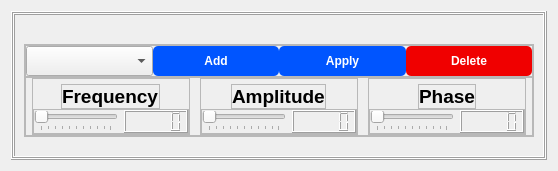
      <widget class="QWidget" name="tab_2">
       <attribute name="title">
        <string>Composer</string>
       </attribute>
       <layout class="QHBoxLayout" name="horizontalLayout_11">
        <item>
         <widget class="QFrame" name="tab1_2">
          <property name="maximumSize">
           <size>
            <width>16777215</width>
            <height>16777215</height>
           </size>
          </property>
          <property name="frameShape">
           <enum>QFrame::Box</enum>
          </property>
          <property name="frameShadow">
           <enum>QFrame::Raised</enum>
          </property>
          <property name="lineWidth">
           <number>1</number>
          </property>
          <layout class="QHBoxLayout" name="horizontalLayout_8" stretch="0">
           <property name="spacing">
            <number>0</number>
           </property>
           <property name="leftMargin">
            <number>0</number>
           </property>
           <property name="topMargin">
            <number>0</number>
           </property>
           <property name="rightMargin">
            <number>0</number>
           </property>
           <property name="bottomMargin">
            <number>0</number>
           </property>
           <item>
            <widget class="QFrame" name="frame_21">
             <property name="frameShape">
              <enum>QFrame::Box</enum>
             </property>
             <property name="frameShadow">
              <enum>QFrame::Raised</enum>
             </property>
             <layout class="QVBoxLayout" name="verticalLayout_16">
              <property name="spacing">
               <number>10</number>
              </property>
              <item>
               <widget class="PlotWidget" name="sinusoidal_main_plot_widget_2" native="true">
                <property name="sizePolicy">
                 <sizepolicy hsizetype="Expanding" vsizetype="Expanding">
                  <horstretch>0</horstretch>
                  <verstretch>0</verstretch>
                 </sizepolicy>
                </property>
                <property name="minimumSize">
                 <size>
                  <width>0</width>
                  <height>0</height>
                 </size>
                </property>
                <property name="maximumSize">
                 <size>
                  <width>16777215</width>
                  <height>16777215</height>
                 </size>
                </property>
                <property name="autoFillBackground">
                 <bool>false</bool>
                </property>
                <property name="styleSheet">
                 <string notr="true">background-color: rgb(0, 0, 0);
margin: 3px;
</string>
                </property>
               </widget>
              </item>
              <item>
               <widget class="PlotWidget" name="sinusoidal_main_plot_widget" native="true">
                <property name="sizePolicy">
                 <sizepolicy hsizetype="Expanding" vsizetype="Expanding">
                  <horstretch>0</horstretch>
                  <verstretch>0</verstretch>
                 </sizepolicy>
                </property>
                <property name="minimumSize">
                 <size>
                  <width>0</width>
                  <height>0</height>
                 </size>
                </property>
                <property name="maximumSize">
                 <size>
                  <width>16777215</width>
                  <height>16777215</height>
                 </size>
                </property>
                <property name="autoFillBackground">
                 <bool>false</bool>
                </property>
                <property name="styleSheet">
                 <string notr="true">background-color: rgb(0, 0, 0);
margin: 3px;
</string>
                </property>
               </widget>
              </item>
              <item>
               <widget class="QFrame" name="frame">
                <property name="sizePolicy">
                 <sizepolicy hsizetype="Expanding" vsizetype="Expanding">
                  <horstretch>0</horstretch>
                  <verstretch>0</verstretch>
                 </sizepolicy>
                </property>
                <property name="maximumSize">
                 <size>
                  <width>16777215</width>
                  <height>120</height>
                 </size>
                </property>
                <property name="frameShape">
                 <enum>QFrame::StyledPanel</enum>
                </property>
                <property name="frameShadow">
                 <enum>QFrame::Raised</enum>
                </property>
                <layout class="QVBoxLayout" name="verticalLayout_3">
                 <property name="spacing">
                  <number>0</number>
                 </property>
                 <property name="leftMargin">
                  <number>0</number>
                 </property>
                 <property name="topMargin">
                  <number>0</number>
                 </property>
                 <property name="rightMargin">
                  <number>0</number>
                 </property>
                 <property name="bottomMargin">
                  <number>0</number>
                 </property>
                 <item>
                  <widget class="QFrame" name="frame_4">
                   <property name="sizePolicy">
                    <sizepolicy hsizetype="Expanding" vsizetype="Expanding">
                     <horstretch>0</horstretch>
                     <verstretch>0</verstretch>
                    </sizepolicy>
                   </property>
                   <property name="maximumSize">
                    <size>
                     <width>16777215</width>
                     <height>50</height>
                    </size>
                   </property>
                   <property name="frameShape">
                    <enum>QFrame::StyledPanel</enum>
                   </property>
                   <property name="frameShadow">
                    <enum>QFrame::Raised</enum>
                   </property>
                   <layout class="QHBoxLayout" name="horizontalLayout">
                    <property name="spacing">
                     <number>0</number>
                    </property>
                    <property name="leftMargin">
                     <number>0</number>
                    </property>
                    <property name="topMargin">
                     <number>0</number>
                    </property>
                    <property name="rightMargin">
                     <number>0</number>
                    </property>
                    <property name="bottomMargin">
                     <number>0</number>
                    </property>
                    <item>
                     <widget class="QComboBox" name="sinusoidals_signals_menu">
                      <property name="sizePolicy">
                       <sizepolicy hsizetype="Expanding" vsizetype="Expanding">
                        <horstretch>0</horstretch>
                        <verstretch>0</verstretch>
                       </sizepolicy>
                      </property>
                      <property name="maximumSize">
                       <size>
                        <width>200</width>
                        <height>30</height>
                       </size>
                      </property>
                     </widget>
                    </item>
                    <item>
                     <widget class="QPushButton" name="add_sinusoidal_button">
                      <property name="sizePolicy">
                       <sizepolicy hsizetype="Expanding" vsizetype="Expanding">
                        <horstretch>0</horstretch>
                        <verstretch>0</verstretch>
                       </sizepolicy>
                      </property>
                      <property name="minimumSize">
                       <size>
                        <width>80</width>
                        <height>30</height>
                       </size>
                      </property>
                      <property name="maximumSize">
                       <size>
                        <width>200</width>
                        <height>35</height>
                       </size>
                      </property>
                      <property name="font">
                       <font>
                        <bold>true</bold>
                       </font>
                      </property>
                      <property name="styleSheet">
                       <string notr="true">

QPushButton {
    background-color: rgb(0, 85, 255);
color:rgb(255, 255, 255);
border-radius:5px;
}

QPushButton:hover {
    background-color: rgb(0, 50, 150);
}
</string>
                      </property>
                      <property name="text">
                       <string>Add</string>
                      </property>
                     </widget>
                    </item>
                    <item>
                     <widget class="QPushButton" name="apply_sinusoidal_button">
                      <property name="sizePolicy">
                       <sizepolicy hsizetype="Expanding" vsizetype="Expanding">
                        <horstretch>0</horstretch>
                        <verstretch>0</verstretch>
                       </sizepolicy>
                      </property>
                      <property name="minimumSize">
                       <size>
                        <width>80</width>
                        <height>30</height>
                       </size>
                      </property>
                      <property name="maximumSize">
                       <size>
                        <width>200</width>
                        <height>35</height>
                       </size>
                      </property>
                      <property name="font">
                       <font>
                        <bold>true</bold>
                       </font>
                      </property>
                      <property name="styleSheet">
                       <string notr="true">

QPushButton {
    background-color: rgb(0, 85, 255);
color:rgb(255, 255, 255);
border-radius:5px;
}

QPushButton:hover {
    background-color: rgb(0, 50, 150);
}
</string>
                      </property>
                      <property name="text">
                       <string>Apply</string>
                      </property>
                     </widget>
                    </item>
                    <item>
                     <widget class="QPushButton" name="delete_sinusoidal_button">
                      <property name="sizePolicy">
                       <sizepolicy hsizetype="Expanding" vsizetype="Expanding">
                        <horstretch>0</horstretch>
                        <verstretch>0</verstretch>
                       </sizepolicy>
                      </property>
                      <property name="minimumSize">
                       <size>
                        <width>80</width>
                        <height>30</height>
                       </size>
                      </property>
                      <property name="maximumSize">
                       <size>
                        <width>200</width>
                        <height>35</height>
                       </size>
                      </property>
                      <property name="font">
                       <font>
                        <bold>true</bold>
                       </font>
                      </property>
                      <property name="styleSheet">
                       <string notr="true">QPushButton {
    background-color: rgb(240, 0, 0);
color:rgb(255, 255, 255);
border-radius:5px;
}

QPushButton:hover {
    background-color: rgb(189, 0, 0);
}
</string>
                      </property>
                      <property name="text">
                       <string>Delete</string>
                      </property>
                     </widget>
                    </item>
                   </layout>
                  </widget>
                 </item>
                 <item>
                  <widget class="QFrame" name="frame_2">
                   <property name="frameShape">
                    <enum>QFrame::StyledPanel</enum>
                   </property>
                   <property name="frameShadow">
                    <enum>QFrame::Raised</enum>
                   </property>
                   <layout class="QHBoxLayout" name="horizontalLayout_5">
                    <property name="spacing">
                     <number>10</number>
                    </property>
                    <property name="leftMargin">
                     <number>6</number>
                    </property>
                    <property name="topMargin">
                     <number>0</number>
                    </property>
                    <property name="rightMargin">
                     <number>6</number>
                    </property>
                    <property name="bottomMargin">
                     <number>0</number>
                    </property>
                    <item>
                     <widget class="QFrame" name="frame_29">
                      <property name="frameShape">
                       <enum>QFrame::StyledPanel</enum>
                      </property>
                      <property name="frameShadow">
                       <enum>QFrame::Raised</enum>
                      </property>
                      <layout class="QVBoxLayout" name="verticalLayout_22">
                       <property name="spacing">
                        <number>0</number>
                       </property>
                       <property name="leftMargin">
                        <number>0</number>
                       </property>
                       <property name="topMargin">
                        <number>5</number>
                       </property>
                       <property name="rightMargin">
                        <number>0</number>
                       </property>
                       <property name="bottomMargin">
                        <number>0</number>
                       </property>
                       <item alignment="Qt::AlignHCenter|Qt::AlignVCenter">
                        <widget class="QFrame" name="frame_30">
                         <property name="frameShape">
                          <enum>QFrame::StyledPanel</enum>
                         </property>
                         <property name="frameShadow">
                          <enum>QFrame::Raised</enum>
                         </property>
                         <layout class="QVBoxLayout" name="verticalLayout_23">
                          <property name="spacing">
                           <number>0</number>
                          </property>
                          <property name="leftMargin">
                           <number>0</number>
                          </property>
                          <property name="topMargin">
                           <number>0</number>
                          </property>
                          <property name="rightMargin">
                           <number>0</number>
                          </property>
                          <property name="bottomMargin">
                           <number>0</number>
                          </property>
                          <item>
                           <widget class="QLabel" name="label_7">
                            <property name="font">
                             <font>
                              <pointsize>14</pointsize>
                              <bold>true</bold>
                             </font>
                            </property>
                            <property name="text">
                             <string>Frequency</string>
                            </property>
                           </widget>
                          </item>
                         </layout>
                        </widget>
                       </item>
                       <item>
                        <widget class="QFrame" name="frame_31">
                         <property name="frameShape">
                          <enum>QFrame::StyledPanel</enum>
                         </property>
                         <property name="frameShadow">
                          <enum>QFrame::Raised</enum>
                         </property>
                         <layout class="QHBoxLayout" name="horizontalLayout_12">
                          <property name="spacing">
                           <number>6</number>
                          </property>
                          <property name="leftMargin">
                           <number>0</number>
                          </property>
                          <property name="topMargin">
                           <number>0</number>
                          </property>
                          <property name="rightMargin">
                           <number>0</number>
                          </property>
                          <property name="bottomMargin">
                           <number>0</number>
                          </property>
                          <item>
                           <widget class="QSlider" name="sinusoidal_frequency_slider_3">
                            <property name="orientation">
                             <enum>Qt::Horizontal</enum>
                            </property>
                            <property name="tickPosition">
                             <enum>QSlider::TicksBelow</enum>
                            </property>
                           </widget>
                          </item>
                          <item>
                           <widget class="QLCDNumber" name="sinusoidal_frequency_LCD_3">
                            <property name="sizePolicy">
                             <sizepolicy hsizetype="Expanding" vsizetype="Expanding">
                              <horstretch>0</horstretch>
                              <verstretch>0</verstretch>
                             </sizepolicy>
                            </property>
                            <property name="maximumSize">
                             <size>
                              <width>75</width>
                              <height>35</height>
                             </size>
                            </property>
                            <property name="smallDecimalPoint">
                             <bool>false</bool>
                            </property>
                           </widget>
                          </item>
                         </layout>
                        </widget>
                       </item>
                      </layout>
                     </widget>
                    </item>
                    <item>
                     <widget class="QFrame" name="frame_24">
                      <property name="frameShape">
                       <enum>QFrame::StyledPanel</enum>
                      </property>
                      <property name="frameShadow">
                       <enum>QFrame::Raised</enum>
                      </property>
                      <layout class="QVBoxLayout" name="verticalLayout_19">
                       <property name="spacing">
                        <number>0</number>
                       </property>
                       <property name="leftMargin">
                        <number>0</number>
                       </property>
                       <property name="topMargin">
                        <number>5</number>
                       </property>
                       <property name="rightMargin">
                        <number>0</number>
                       </property>
                       <property name="bottomMargin">
                        <number>0</number>
                       </property>
                       <item alignment="Qt::AlignHCenter|Qt::AlignVCenter">
                        <widget class="QFrame" name="frame_27">
                         <property name="frameShape">
                          <enum>QFrame::StyledPanel</enum>
                         </property>
                         <property name="frameShadow">
                          <enum>QFrame::Raised</enum>
                         </property>
                         <layout class="QVBoxLayout" name="verticalLayout_21">
                          <property name="spacing">
                           <number>0</number>
                          </property>
                          <property name="leftMargin">
                           <number>0</number>
                          </property>
                          <property name="topMargin">
                           <number>0</number>
                          </property>
                          <property name="rightMargin">
                           <number>0</number>
                          </property>
                          <property name="bottomMargin">
                           <number>0</number>
                          </property>
                          <item>
                           <widget class="QLabel" name="label_6">
                            <property name="font">
                             <font>
                              <pointsize>14</pointsize>
                              <bold>true</bold>
                             </font>
                            </property>
                            <property name="text">
                             <string>Amplitude</string>
                            </property>
                           </widget>
                          </item>
                         </layout>
                        </widget>
                       </item>
                       <item>
                        <widget class="QFrame" name="frame_28">
                         <property name="frameShape">
                          <enum>QFrame::StyledPanel</enum>
                         </property>
                         <property name="frameShadow">
                          <enum>QFrame::Raised</enum>
                         </property>
                         <layout class="QHBoxLayout" name="horizontalLayout_10">
                          <property name="spacing">
                           <number>6</number>
                          </property>
                          <property name="leftMargin">
                           <number>0</number>
                          </property>
                          <property name="topMargin">
                           <number>0</number>
                          </property>
                          <property name="rightMargin">
                           <number>0</number>
                          </property>
                          <property name="bottomMargin">
                           <number>0</number>
                          </property>
                          <item>
                           <widget class="QSlider" name="amplitude_slider">
                            <property name="orientation">
                             <enum>Qt::Horizontal</enum>
                            </property>
                            <property name="tickPosition">
                             <enum>QSlider::TicksBelow</enum>
                            </property>
                           </widget>
                          </item>
                          <item>
                           <widget class="QLCDNumber" name="amplitude_LCD">
                            <property name="sizePolicy">
                             <sizepolicy hsizetype="Expanding" vsizetype="Expanding">
                              <horstretch>0</horstretch>
                              <verstretch>0</verstretch>
                             </sizepolicy>
                            </property>
                            <property name="maximumSize">
                             <size>
                              <width>75</width>
                              <height>35</height>
                             </size>
                            </property>
                            <property name="smallDecimalPoint">
                             <bool>false</bool>
                            </property>
                           </widget>
                          </item>
                         </layout>
                        </widget>
                       </item>
                      </layout>
                     </widget>
                    </item>
                    <item>
                     <widget class="QFrame" name="frame_23">
                      <property name="frameShape">
                       <enum>QFrame::StyledPanel</enum>
                      </property>
                      <property name="frameShadow">
                       <enum>QFrame::Raised</enum>
                      </property>
                      <layout class="QVBoxLayout" name="verticalLayout_18">
                       <property name="spacing">
                        <number>0</number>
                       </property>
                       <property name="leftMargin">
                        <number>0</number>
                       </property>
                       <property name="topMargin">
                        <number>5</number>
                       </property>
                       <property name="rightMargin">
                        <number>0</number>
                       </property>
                       <property name="bottomMargin">
                        <number>0</number>
                       </property>
                       <item alignment="Qt::AlignHCenter|Qt::AlignVCenter">
                        <widget class="QFrame" name="frame_25">
                         <property name="frameShape">
                          <enum>QFrame::StyledPanel</enum>
                         </property>
                         <property name="frameShadow">
                          <enum>QFrame::Raised</enum>
                         </property>
                         <layout class="QVBoxLayout" name="verticalLayout_20">
                          <property name="spacing">
                           <number>0</number>
                          </property>
                          <property name="leftMargin">
                           <number>0</number>
                          </property>
                          <property name="topMargin">
                           <number>0</number>
                          </property>
                          <property name="rightMargin">
                           <number>0</number>
                          </property>
                          <property name="bottomMargin">
                           <number>0</number>
                          </property>
                          <item>
                           <widget class="QLabel" name="label_5">
                            <property name="font">
                             <font>
                              <pointsize>14</pointsize>
                              <bold>true</bold>
                             </font>
                            </property>
                            <property name="text">
                             <string>Phase</string>
                            </property>
                           </widget>
                          </item>
                         </layout>
                        </widget>
                       </item>
                       <item>
                        <widget class="QFrame" name="frame_26">
                         <property name="frameShape">
                          <enum>QFrame::StyledPanel</enum>
                         </property>
                         <property name="frameShadow">
                          <enum>QFrame::Raised</enum>
                         </property>
                         <layout class="QHBoxLayout" name="horizontalLayout_9">
                          <property name="spacing">
                           <number>6</number>
                          </property>
                          <property name="leftMargin">
                           <number>0</number>
                          </property>
                          <property name="topMargin">
                           <number>0</number>
                          </property>
                          <property name="rightMargin">
                           <number>0</number>
                          </property>
                          <property name="bottomMargin">
                           <number>0</number>
                          </property>
                          <item>
                           <widget class="QSlider" name="phase_slider">
                            <property name="orientation">
                             <enum>Qt::Horizontal</enum>
                            </property>
                            <property name="tickPosition">
                             <enum>QSlider::TicksBelow</enum>
                            </property>
                           </widget>
                          </item>
                          <item>
                           <widget class="QLCDNumber" name="phase_LCD">
                            <property name="sizePolicy">
                             <sizepolicy hsizetype="Expanding" vsizetype="Expanding">
                              <horstretch>0</horstretch>
                              <verstretch>0</verstretch>
                             </sizepolicy>
                            </property>
                            <property name="maximumSize">
                             <size>
                              <width>75</width>
                              <height>35</height>
                             </size>
                            </property>
                            <property name="smallDecimalPoint">
                             <bool>false</bool>
                            </property>
                           </widget>
                          </item>
                         </layout>
                        </widget>
                       </item>
                      </layout>
                     </widget>
                    </item>
                   </layout>
                  </widget>
                 </item>
                </layout>
               </widget>
              </item>
              <item>
               <widget class="QFrame" name="frame_5">
                <property name="sizePolicy">
                 <sizepolicy hsizetype="Expanding" vsizetype="Ignored">
                  <horstretch>0</horstretch>
                  <verstretch>0</verstretch>
                 </sizepolicy>
                </property>
                <property name="maximumSize">
                 <size>
                  <width>16777215</width>
                  <height>40</height>
                 </size>
                </property>
                <property name="frameShape">
                 <enum>QFrame::StyledPanel</enum>
                </property>
                <property name="frameShadow">
                 <enum>QFrame::Raised</enum>
                </property>
                <layout class="QHBoxLayout" name="horizontalLayout_6">
                 <property name="spacing">
                  <number>0</number>
                 </property>
                 <property name="leftMargin">
                  <number>0</number>
                 </property>
                 <property name="topMargin">
                  <number>0</number>
                 </property>
                 <property name="rightMargin">
                  <number>0</number>
                 </property>
                 <property name="bottomMargin">
                  <number>0</number>
                 </property>
                 <item>
                  <widget class="QPushButton" name="sample_button">
                   <property name="sizePolicy">
                    <sizepolicy hsizetype="Expanding" vsizetype="Expanding">
                     <horstretch>0</horstretch>
                     <verstretch>0</verstretch>
                    </sizepolicy>
                   </property>
                   <property name="minimumSize">
                    <size>
                     <width>80</width>
                     <height>30</height>
                    </size>
                   </property>
                   <property name="maximumSize">
                    <size>
                     <width>200</width>
                     <height>35</height>
                    </size>
                   </property>
                   <property name="font">
                    <font>
                     <bold>true</bold>
                    </font>
                   </property>
                   <property name="styleSheet">
                    <string notr="true">

QPushButton {
    background-color: rgb(0, 85, 255);
color:rgb(255, 255, 255);
border-radius:5px;
}

QPushButton:hover {
    background-color: rgb(0, 50, 150);
}
</string>
                   </property>
                   <property name="text">
                    <string>Sample</string>
                   </property>
                  </widget>
                 </item>
                 <item>
                  <widget class="QPushButton" name="clear_button">
                   <property name="sizePolicy">
                    <sizepolicy hsizetype="Expanding" vsizetype="Expanding">
                     <horstretch>0</horstretch>
                     <verstretch>0</verstretch>
                    </sizepolicy>
                   </property>
                   <property name="minimumSize">
                    <size>
                     <width>80</width>
                     <height>30</height>
                    </size>
                   </property>
                   <property name="maximumSize">
                    <size>
                     <width>200</width>
                     <height>35</height>
                    </size>
                   </property>
                   <property name="font">
                    <font>
                     <bold>true</bold>
                    </font>
                   </property>
                   <property name="styleSheet">
                    <string notr="true">QPushButton {
    background-color: rgb(240, 0, 0);
color:rgb(255, 255, 255);
border-radius:5px;
}

QPushButton:hover {
    background-color: rgb(189, 0, 0);
}
</string>
                   </property>
                   <property name="text">
                    <string>Clear</string>
                   </property>
                  </widget>
                 </item>
                </layout>
               </widget>
              </item>
             </layout>
            </widget>
           </item>
          </layout>
         </widget>
        </item>
       </layout>
      </widget>
